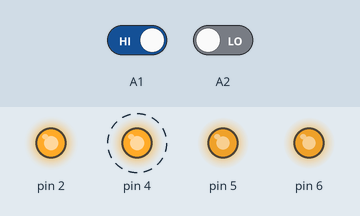
This sketch was run on a simulated Arduino Uno, built with avr-gcc and run on an emulated ATmega328P. Shown: output pins drawn as LEDs (lit = HIGH). Dashed ring = blinking. The test bench sets the inputs (shaded band); at power-on: A2 LOW, A1 HIGH. Random numbers use the default seed unless the sketch sets one.

Above: at 2.8 s.
2.9 s: A2 driven HIGH
At 3.8 s:
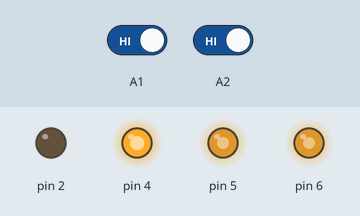
4.5 s: A1 driven LOW
At 4.9 s:
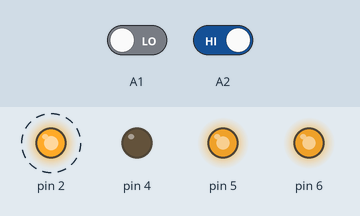
8.6 s: A2 driven LOW
At 10.9 s:
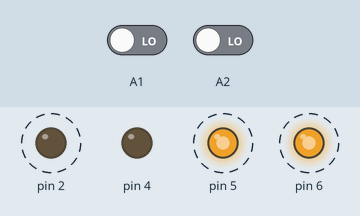
12.7 s: A1 driven HIGH
Timing chart, 0 to 17.2 s (numbered marks = the images above; inputs shaded):
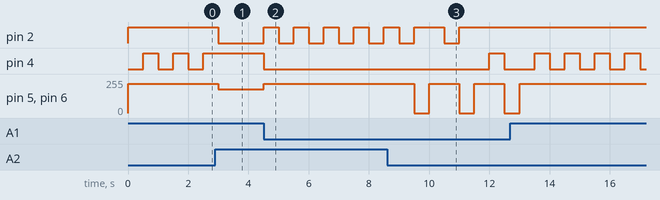

The sketch:

Test_2_Infrared_Obstacle_Avoidance_Robot_Tank.ino
```cpp
volatile int left_light;
volatile int right_light;

void setup(){
  Serial.begin(9600);
  left_light = 0;
  right_light = 0;
  pinMode(3, INPUT);
  pinMode(10, INPUT);
  pinMode(2, OUTPUT);
  pinMode(5, OUTPUT);
  pinMode(4, OUTPUT);
  pinMode(6, OUTPUT);
}

void loop(){
  left_light = digitalRead(A1);
  right_light = digitalRead(A2);
//  Serial.print("left_light_value = ");
//  Serial.println(left_light);
//  Serial.print("right_light_value = ");
//  Serial.println(right_light);
  if (left_light==0&& right_light==0) {
    stopp();
    delay(500);
    backward();
    delay(500);
    if (random(1, 10) > 5)
    {
     rotate_left();
    }
    else
    {
    rotate_right();
    }
    delay(500);
  } else if (left_light==0&& right_light==1) {
    backward();
    delay(500);
    rotate_right();
    delay(500);
  } else if (left_light==1&& right_light==0) {
     backward();
    delay(500);
    rotate_left();
    delay(500);
  } else {
    forward();
  }

}


void forward()
{digitalWrite(2,LOW);
 analogWrite(5,180);
    digitalWrite(4,HIGH);
    analogWrite(6,180);
  }


void rotate_left()
{digitalWrite(2,HIGH);
 analogWrite(5,220);
    digitalWrite(4,HIGH);
    analogWrite(6,220);
  }


  void rotate_right()
{digitalWrite(2,LOW);
 analogWrite(5,220);
    digitalWrite(4,LOW);
    analogWrite(6,220);
  }


  void backward()
{digitalWrite(2,HIGH);
 analogWrite(5,220);
    digitalWrite(4,LOW);
    analogWrite(6,220);
  }

    void stopp()
{digitalWrite(2,HIGH);
 analogWrite(5,0);
    digitalWrite(4,LOW);
    analogWrite(6,0);
  }
```

Measured:
- after the input at 2.9 s, pin 2: HIGH → LOW after 0.10 s; pin 5, pin 6: 220/255 → 180/255 after 0.10 s
- after the input at 4.5 s, pin 2: alternates HIGH for 0.50 s and LOW for 0.50 s, starting at once; pin 4: HIGH → LOW at once; pin 5, pin 6: 180/255 → 220/255 at once
- after the input at 8.6 s, pin 4: LOW → HIGH after 3.4 s, → LOW 0.50 s later; pin 5, pin 6: alternates 220/255 for 1.0 s and 0/255 for 0.50 s, starting after 0.90 s
- by itself, pin 4: alternates HIGH for 0.50 s and LOW for 0.50 s
